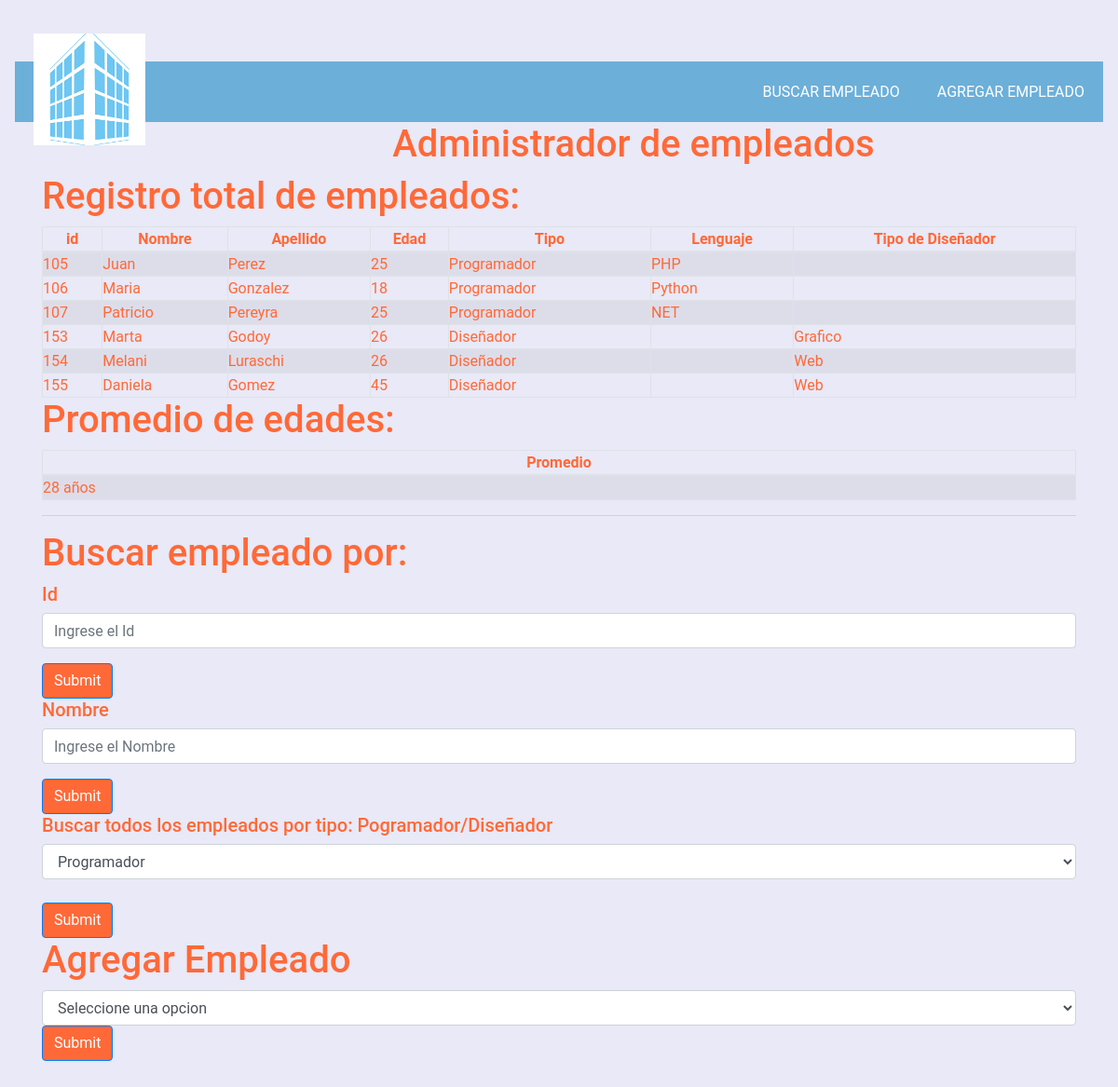
The page / on the database its author committed.
### tables this page shows
CREATE TABLE `empresa` (
  `id` int(11) NOT NULL,
  `nombre` varchar(50) NOT NULL,
  `apellido` varchar(50) NOT NULL,
  `edad` int(11) NOT NULL,
  `tipo` varchar(50) NOT NULL,
  `lenguaje` varchar(50) DEFAULT NULL,
  `tipodisenador` varchar(50) DEFAULT NULL
);

### class/Conect.php (called while the page is built, shortened)
<?php
class Conect{
    public static function Conexion() {
        $opciones = array(PDO::MYSQL_ATTR_INIT_COMMAND => 'SET NAMES utf8');
        try{
            $conexion = new PDO("mysql:host=".servidor."; dbname=".nombre_bd,usuario,password, $opciones);
            return $conexion;
        }catch (Exception $e){
            die("El error de Conexión es: ". $e->getMessage());
        }
    }
}

### class/Empresa.class.php (the view, shortened to what this page needs)
<?php
include_once 'Conect.php';
class Empresa extends Conect
{
    public function __construct(int $id = 1, string $nombre = "melani", string $empleados = "Programador")
    {
        $objeto = new Conect();
        $this->conexion = $objeto->Conexion();
    }
?>
        <?php
    public function ageAverage()
    {
        $consulta = "SELECT AVG(edad) as Promedio FROM `empresa`";
        $resultado = $this->conexion->prepare($consulta);
        $resultado->execute();
        $usuarios = $resultado->fetchAll(PDO::FETCH_ASSOC);
        foreach ($usuarios as $usuario) {
        ?>
            <table id="tablaUsuarios" class="table-striped table-bordered" style="width:100%">
                <h1>Promedio de edades:</h1>
                <thead class="text-center">
                    <th>Promedio</th>
                </thead>
                <tr>
                    <td><?php echo round($usuario['Promedio']) . " años" ?></td>
                </tr>
            <?php
        }
            ?>
            </table>
        <?php
    }
        ?>
                        <?php
    public function allEmployee()
    {
        $consulta = "SELECT * FROM empresa";
        $resultado = $this->conexion->prepare($consulta);
        $resultado->execute();
        $usuarios = $resultado->fetchAll(PDO::FETCH_ASSOC);
        ?>
            <table id="tablaUsuarios" class="table-striped table-bordered" style="width:100%">
                <h1>Registro total de empleados:</h1>
                <thead class="text-center">
                    <th>id</th>
                    <th>Nombre</th>
                    <th>Apellido</th>
                    <th>Edad</th>
                    <th>Tipo</th>
                    <th>Lenguaje</th>
                    <th>Tipo de Diseñador</th>
                </thead>
                <?php
                foreach ($usuarios as $usuario) {
                ?>
                    <tr>
                        <td><?php echo $usuario['id'] ?></td>
                        <td><?php echo $usuario['nombre'] ?></td>
                        <td><?php echo $usuario['apellido'] ?></td>
                        <td><?php echo $usuario['edad'] ?></td>
                        <td><?php echo $usuario['tipo'] ?></td>
                        <td><?php echo $usuario['lenguaje'] ?></td>
                        <td><?php echo $usuario['tipodisenador'] ?></td>
                    </tr>
                <?php
                }
                ?>
            </table>
    <?php
    }
}

### index.php (shortened to what this page needs)
<!doctype html>
<html lang="en">
<head>
    <link rel="stylesheet" href="https://stackpath.bootstrapcdn.com/bootstrap/4.4.1/css/bootstrap.min.css">
    <link rel="stylesheet" type="text/css" href="https://cdn.datatables.net/v/bs4/dt-1.10.20/datatables.min.css" />
    <link rel="stylesheet" href="css/style.css">
</head>
<body>
    <header class="header">
        <div class="logo">
            <a href=""><img src="images/img1.png" class="logo2" alt="Logo Go Adiestramiento"></a>
        </div>
        <ul class="menu">
            <li><a href="#formId">BUSCAR EMPLEADO </a></li>
            <li><a href="#formadd">AGREGAR EMPLEADO</a></li>
        </ul>
    </header>
    <h1 class="text-center">Administrador de empleados</h1>
    <div class="container">
        <div class="row">
            <div class="col-lg-12">
                <?php
                include_once 'class/Empresa.class.php';
                $Empresa = new Empresa();
                $Empresa->allEmployee();
                $Empresa->ageAverage();
                ?>
                <hr>
                <div class="form" id="formId">
                    <h1>Buscar empleado por:</h1>
                    <form method="get">
                        <h5>Id</h5>
                        <div class="form-group">
                            <input type="number" class="form-control" name="id" placeholder="Ingrese el Id">
                        </div>
                        <button type="submit" class="btn btn-primary" style=" background-color:#FF6938 ">Submit</button>
                    </form>
                </div>
                <div class="form">
                    <form method="get">
                        <h5>Nombre</h5>
                        <div class="form-group">
                            <input type="text" class="form-control" name="nombre" placeholder="Ingrese el Nombre">
                        </div>
                        <button type="submit" class="btn btn-primary" style=" background-color:#FF6938 ">Submit</button>
                    </form>
                </div>
                <div class="form">
                    <form method="get">
                        <h5>Buscar todos los empleados por tipo: Pogramador/Diseñador</h5>
                        <select name="tipoST" class="form-control">
                            <option value="Programador">Programador</option>
                        </select>
                        <br>
                        <button type="submit" class="btn btn-primary" style=" background-color:#FF6938 ">Submit</button>
                    </form>
                </div>
                <div class="formadd" id="formadd" style="margin-bottom:5%;">
                    <h1>Agregar Empleado</h1>
                    <form method="get" class="form">
                        <select name="tipo" class="form-control">
                            <option disabled selected>Seleccione una opcion</option>
                        </select>
                        <button type="submit" class="btn btn-primary" style=" background-color:#FF6938 ">Submit</button>
                        <?php if (isset($_GET['tipo'])) {
                            $tipoPD = $_GET['tipo'];
                            if ($tipoPD == "Diseñador") {
                        ?> <form method="get" class="form-group">
                                    <input type="hidden" class="form-control" name="tipo" value="Diseñador">
                                    <label>Nombre</label>
                                    <input type="text" class="form-control" name="nombreD" required placeholder="Ingrese el nombre">
                                    <label>Apellido de empleado</label>
                                    <input type="text" class="form-control" name="apellidoD" required placeholder="Ingrese el apellido">
                                    <label>Edad de empleado</label>
                                    <input type="number" class="form-control" name="edadD" required placeholder="Ingrese la edad">
                                    <label>Lenguajes</label>
                                    <select name="tipodisenador" class="form-control">
                                        <option value="Web">Web</option>
                                        <option value="Grafico">Grafico</option>
                                    </select>
                                    <button type="submit" class="btn btn-primary" style=" background-color:#FF6938 ">Submit</button>
                                </form>
                                <?php
                                if (isset($_GET['nombreD'], $_GET['apellidoD'], $_GET['edadD'], $_GET['tipodisenador'])) {
                                    $nombreD = $_GET['nombreD'];
                                    $apellidoD = $_GET['apellidoD'];
                                    $edadD = $_GET['edadD'];
                                    $tipodisenador = $_GET['tipodisenador'];
                                    $Empresa1 = new Disenador($nombreD, $apellidoD, $edadD, $tipodisenador);
                                    $Empresa1->insertUser();
                                }
                            } elseif ($tipoPD == "Programador") {
                                ?>
                                <form method="get" class="form-group">
                                    <div class="form-group">
                                        <input type="hidden" class="form-control" name="tipo" value="Programador">
                                        <label>Nombre</label>
                                        <input type="text" class="form-control" required name="nombre" placeholder="Ingrese el nombre">
                                        <label>Apellido de empleado</label>
                                        <input type="text" class="form-control" required name="apellido" placeholder="Ingrese el apellido">
                                        <label>Edad de empleado</label>
                                        <input type="number" class="form-control" required name="edad" placeholder="Ingrese el edad">
                                        <label>Lenguajes</label>
                                        <select name="lenguaje" class="form-control">
                                            <option value="PHP">PHP</option>
                                            <option value="NET">NET</option>
                                            <option value="Python">Python</option>
                                        </select>
                                    </div>
                                    <button type="submit" class="btn btn-primary" style=" background-color:#FF6938 ">Submit</button>
                                </form>
                        <?php
                                if (isset($_GET['nombre'], $_GET['apellido'], $_GET['edad'], $_GET['lenguaje'])) {
                                    $nombre = $_GET['nombre'];
                                    $apellido = $_GET['apellido'];
                                    $edad = $_GET['edad'];
                                    $lenguaje = $_GET['lenguaje'];
                                    $addEmpleado = new Programador($nombre, $apellido, $edad, $tipoPD, $lenguaje);
                                    $addEmpleado->insertUser();
                                }
                            }
                        } ?></form>
                </div>
            </div>
        </div>
    </div>
</body>

### css/style.css (style rules this page uses)
* { margin: 0%; padding: 0%; box-sizing: border-box; }
body { font-family: "Roboto", sans-serif; line-height: 25px; height: 200px; margin: auto auto; margin-top: 10px; padding: 1em; background-color: #E9E9F7; color: #FF6938; }
.header { width: 100%; height: 65px; margin-top: 40px; background: #6cafd9; color: white; text-align: center; }
.header ul { margin: 0; padding: 0; list-style: none; overflow: hidden; background-color: #fff; }
.header li a { display: block; padding: 20px 20px; text-decoration: none; background-color: #6cafd9; color: white; }
.logo { display: block; float: left; font-size: 2em; padding: 10px 20px; text-decoration: none; margin-top: -40px; }
.logo2 { height: 120px; }
.header .menu { clear: both; max-height: 0; transition: max-height .2s ease-out; }
@media (min-width: 769px) { .header li { float: left; } }
@media (min-width: 769px) { .header .menu { clear: none; float: right; max-height: none; } }

### rows shown on the page
empresa: id "105", nombre "Juan", apellido "Perez", edad "25", tipo "Programador", lenguaje "PHP"
empresa: id "106", nombre "Maria", apellido "Gonzalez", edad "18", tipo "Programador", lenguaje "Python"
empresa: id "107", nombre "Patricio", apellido "Pereyra", edad "25", tipo "Programador", lenguaje "NET"
empresa: id "153", nombre "Marta", apellido "Godoy", edad "26", tipo "Diseñador", tipodisenador "Grafico"
empresa: id "154", nombre "Melani", apellido "Luraschi", edad "26", tipo "Diseñador", tipodisenador "Web"
empresa: id "155", nombre "Daniela", apellido "Gomez", edad "45", tipo "Diseñador", tipodisenador "Web"

### other values the page prints
$usuario['Promedio'] "28"
